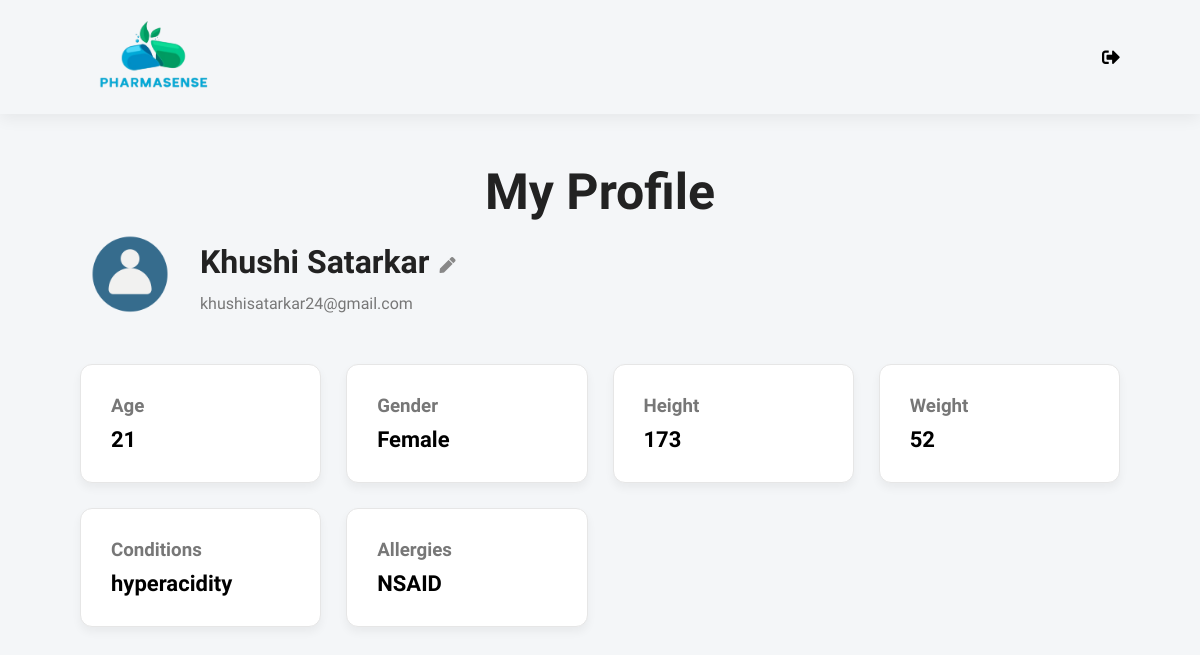
The app's page /profile.php (signed in) with its own data.
### tables this page shows
CREATE TABLE `users` (
  `id` int(11) NOT NULL,
  `full_name` varchar(100) DEFAULT NULL,
  `email` varchar(100) DEFAULT NULL,
  `password` varchar(255) DEFAULT NULL,
  `age` int(11) DEFAULT NULL,
  `gender` varchar(10) DEFAULT NULL,
  `height` int(11) DEFAULT NULL,
  `weight` int(11) DEFAULT NULL,
  `conditions` text DEFAULT NULL,
  `allergies` text DEFAULT NULL,
  `created_at` timestamp NOT NULL DEFAULT current_timestamp(),
  `current_meds` text DEFAULT NULL
);

### profile.php (the view, shortened to what this page needs)
<?php
include "db.php";
$user_id = $_SESSION['user_id'];
$sql = "SELECT * FROM users WHERE id='$user_id'";
$result = $conn->query($sql);
$user = $result->fetch_assoc();
?>
<!DOCTYPE html>
<html>
    <head>
        <link rel="stylesheet" href="style.css">
        <link
        rel="stylesheet"
        href="https://use.fontawesome.com/releases/v5.15.4/css/all.css"
        />
    </head>
    <body class="dashboard-body">
        <header class="sub-header" id="header">
            <a href="dashboard.php"><img src="logo.png" class="logo" /></a>
            <div class="dashboard-icons">
                <i class="fas fa-sign-out-alt"></i>
            </div>
        </header>
        <div class="dashboard-container">
            <h1 class="title">My Profile</h1>
            <div class="profile-header">
            <div class="profile-name">
                <img src="profile.png" alt="">
                <div class="profile-text">
                    <div class="name-row">
                        <h2><?php echo $user['full_name']; ?></h2>
                        <i class="fas fa-pen edit-icon" onclick="toggleEdit()" title="Edit Profile"></i>
                    </div>
                    <p><?php echo $user['email']; ?></p>
                </div>
            </div>
        </div>
            <form method="POST" id="profileForm">
            <div class="profile-grid">
                <div class="profile-card">
                    <h3>Age</h3>
                    <p class="view-mode"><?php echo $user['age']; ?></p>
                </div>
                <div class="profile-card">
                    <h3>Gender</h3>
                    <p class="view-mode"><?php echo $user['gender']; ?></p>
                </div>
                <div class="profile-card">
                    <h3>Height</h3>
                    <p class="view-mode"><?php echo $user['height']; ?></p>
                </div>
                <div class="profile-card">
                    <h3>Weight</h3>
                    <p class="view-mode"><?php echo $user['weight']; ?></p>
                </div>
                <div class="profile-card">
                    <h3>Conditions</h3>
                    <p class="view-mode">
                        <?php echo !empty($user['conditions']) ? str_replace(",", ", ", $user['conditions']) : "None"; ?>
                    </p>
                </div>
                <div class="profile-card">
                    <h3>Allergies</h3>
                    <p class="view-mode">
                        <?php echo !empty($user['allergies']) ? str_replace(",", ", ", $user['allergies']) : "None"; ?>
                    </p>
                </div>
            </div>
            </form>
        </div>
    </body>
</html>

### style.css (style rules this page uses)
* { margin: 0; padding: 0; box-sizing: border-box; font-family: "Spartan", sans-serif; }
html { scroll-behavior: smooth; }
html, body { height: 100%; margin: 0; display: flex; flex-direction: column; overflow-x: hidden; background: #f4f6f8; }
body > *:not(.footer) { flex: 1; }
h1 { font-size: 50px; line-height: 64px; color: #222; }
h2 { font-size: 46px; line-height: 54px; color: #222; }
body { width: 100%; }
.logo { height: 70px; }
#header { position: fixed; z-index: 999; display: flex; align-items: center; justify-content: space-between; padding: 20px 80px; background: #f4f6f8; box-shadow: 0 5px 15px rgba(0, 0, 0, 0.06); width: 100%; top: 0; left: 0; }
.dashboard-icons { display: flex; gap: 20px; font-size: 18px; cursor: pointer; }
.sub-header { display: flex; align-items: center; gap: 15px; padding: 25px 80px; }
.profile-grid { display: grid; grid-template-columns: repeat(4, 1fr); gap: 25px; }
.profile-card { background: white; padding: 30px; border-radius: 12px; border: 1px solid #e6e6e6; box-shadow: 0 5px 10px rgba(0, 0, 0, 0.05); }
.profile-card h3 { color: #777; margin-bottom: 10px; }
.profile-card p { font-size: 22px; font-weight: 600; }
.title { text-align: center; padding-top: 20px; }
.dashboard-container { padding: 140px 80px; }
.profile-header { margin-bottom: 40px; }
.profile-name { display: flex; align-items: center; gap: 20px; }
.profile-name h2 { font-size: 32px; margin-bottom: 5px; }
.profile-name p { color: #777; font-size: 16px; }
.profile-name img { width: 100px; }
.view-mode { font-size: 22px; font-weight: 600; }
.name-row { display: flex; align-items: center; gap: 10px; }
.edit-icon { font-size: 16px; color: #888; cursor: pointer; transition: 0.2s; }

### records on screen
users: full_name "Khushi Satarkar", email "khushisatarkar24@gmail.com", age "21", gender "Female", height "173", weight "52", conditions "hyperacidity", allergies "NSAID"
